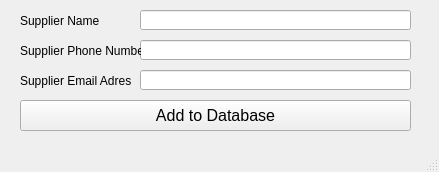
<?xml version="1.0" encoding="UTF-8"?>
<ui version="4.0">
 <class>food_entry_window</class>
 <widget class="QMainWindow" name="food_entry_window">
  <property name="geometry">
   <rect>
    <x>0</x>
    <y>0</y>
    <width>439</width>
    <height>172</height>
   </rect>
  </property>
  <property name="windowTitle">
   <string>Add Food</string>
  </property>
  <widget class="QWidget" name="centralwidget">
   <widget class="QLineEdit" name="supplier_name_entry">
    <property name="geometry">
     <rect>
      <x>140</x>
      <y>10</y>
      <width>271</width>
      <height>20</height>
     </rect>
    </property>
   </widget>
   <widget class="QLabel" name="supplier_email_label">
    <property name="geometry">
     <rect>
      <x>20</x>
      <y>70</y>
      <width>111</width>
      <height>21</height>
     </rect>
    </property>
    <property name="text">
     <string>Supplier Email Adress</string>
    </property>
   </widget>
   <widget class="QLineEdit" name="supplier_email_entry">
    <property name="geometry">
     <rect>
      <x>140</x>
      <y>70</y>
      <width>271</width>
      <height>20</height>
     </rect>
    </property>
   </widget>
   <widget class="QLineEdit" name="supplier_phone_label_entry">
    <property name="geometry">
     <rect>
      <x>140</x>
      <y>40</y>
      <width>271</width>
      <height>20</height>
     </rect>
    </property>
   </widget>
   <widget class="QLabel" name="supplier_phone_label">
    <property name="geometry">
     <rect>
      <x>20</x>
      <y>40</y>
      <width>121</width>
      <height>21</height>
     </rect>
    </property>
    <property name="text">
     <string>Supplier Phone Number</string>
    </property>
   </widget>
   <widget class="QLabel" name="supplier_name_label">
    <property name="geometry">
     <rect>
      <x>20</x>
      <y>10</y>
      <width>81</width>
      <height>21</height>
     </rect>
    </property>
    <property name="text">
     <string>Supplier Name</string>
    </property>
   </widget>
   <widget class="QPushButton" name="add_food_to_d_button">
    <property name="geometry">
     <rect>
      <x>20</x>
      <y>100</y>
      <width>391</width>
      <height>31</height>
     </rect>
    </property>
    <property name="font">
     <font>
      <pointsize>12</pointsize>
     </font>
    </property>
    <property name="text">
     <string>Add to Database</string>
    </property>
   </widget>
  </widget>
  <widget class="QMenuBar" name="menubar">
   <property name="geometry">
    <rect>
     <x>0</x>
     <y>0</y>
     <width>439</width>
     <height>21</height>
    </rect>
   </property>
  </widget>
  <widget class="QStatusBar" name="statusbar"/>
 </widget>
 <resources/>
 <connections/>
</ui>
